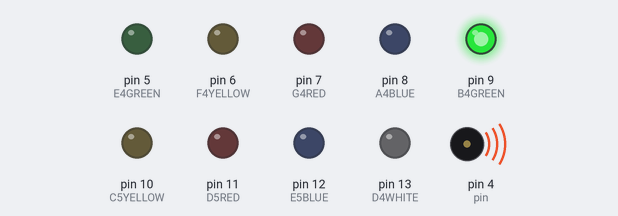
Bench run of a sketch on a simulated Arduino Uno, built with avr-gcc and run on an emulated ATmega328P. On the bench: output pins drawn as LEDs (lit = HIGH), buzzer (waves = sounding).

Above: at 0.6 s.
At 6.6 s:
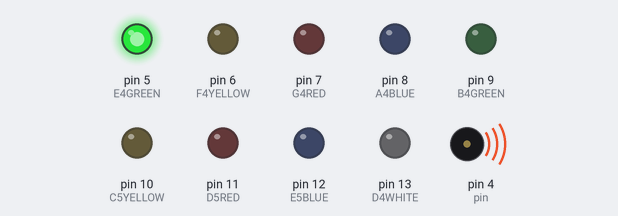
At 10.8 s:
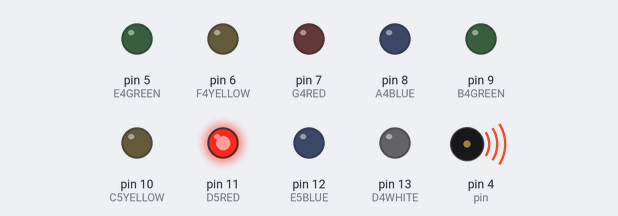
At 18.8 s:
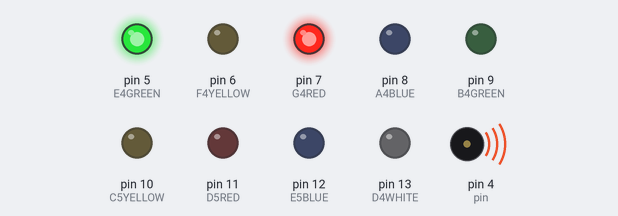
At 24.1 s:
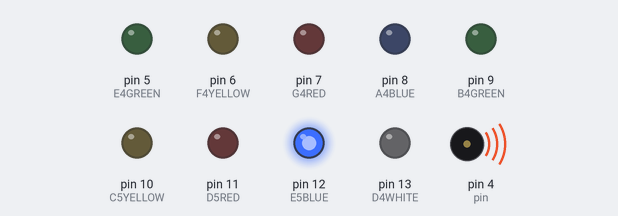
At 25.3 s:
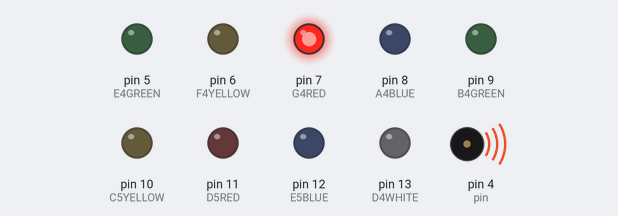
Timing chart, 0 to 40.0 s (numbered marks = the images above):
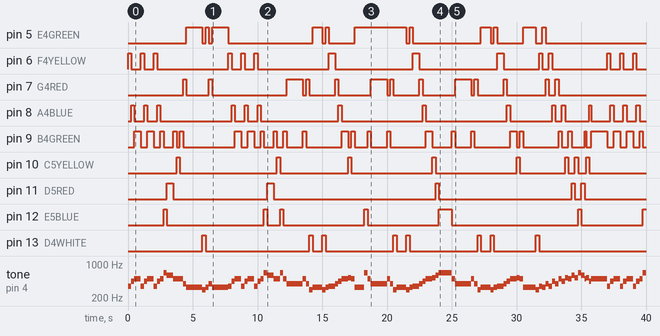

The sketch:

Morgans_Lights.ino
```cpp
#include <pitches.h>

// DEFINE ALL PINS
#define E4GREEN 5
#define F4YELLOW 6
#define G4RED 7
#define A4BLUE 8
#define B4GREEN 9
#define C5YELLOW 10
#define D5RED 11
#define E5BLUE 12
#define D4WHITE 13

int duration = 250; // TEMPO
// SET UP KEY FOR THE SONG
//                0       1           2       3         4       5         6       7       8       9
int melody[] = {NOTE_E4, NOTE_F4, NOTE_G4, NOTE_A4, NOTE_B4, NOTE_C5, NOTE_D5, NOTE_E5, NOTE_F5, NOTE_D4};
int pin = 4; // PIN FOR PASSIVE BUZZER

void setup() {
  //put your setup code here, to run once:
  // SET ALL PINS TO OUTPUT
  pinMode(E4GREEN,OUTPUT);
  pinMode(F4YELLOW, OUTPUT);
  pinMode(G4RED, OUTPUT);
  pinMode(A4BLUE,OUTPUT);
  pinMode(B4GREEN, OUTPUT);
  pinMode(C5YELLOW, OUTPUT);
  pinMode(D5RED,OUTPUT);
  pinMode(E5BLUE, OUTPUT);
  pinMode(D4WHITE, OUTPUT);

  // TURN ON THE FIRST NOTE
  digitalWrite(F4YELLOW, HIGH);
  digitalWrite(E4GREEN, LOW);
  digitalWrite(G4RED, LOW);
  digitalWrite(A4BLUE, LOW);
  digitalWrite(B4GREEN, LOW);
  digitalWrite(C5YELLOW, LOW);
  digitalWrite(D5RED, LOW);
  digitalWrite(E5BLUE, LOW);
  digitalWrite(D4WHITE, LOW);
}

void loop() {
  // put your main code here, to run repeatedly:
  digitalWrite(F4YELLOW, HIGH);
  tone(pin, melody[1], duration);
  delay(duration);
  digitalWrite(F4YELLOW, LOW);
  digitalWrite(A4BLUE, HIGH);
  tone(pin, melody[3], duration);
  delay(duration);
  digitalWrite(A4BLUE, LOW);
  digitalWrite(B4GREEN, HIGH);
  tone(pin, melody[4], duration*2);
  delay(duration*2);
  digitalWrite(B4GREEN, LOW);
  digitalWrite(F4YELLOW, HIGH);
  tone(pin, melody[1], duration);
  delay(duration);
  digitalWrite(F4YELLOW, LOW);
  digitalWrite(A4BLUE, HIGH);
  tone(pin, melody[3], duration);
  delay(duration);
  digitalWrite(A4BLUE, LOW);
  digitalWrite(B4GREEN, HIGH);
  tone(pin, melody[4], duration*2);
  delay(duration*2);
  digitalWrite(B4GREEN, LOW);
  digitalWrite(F4YELLOW, HIGH);
  tone(pin, melody[1], duration);
  delay(duration);
  digitalWrite(F4YELLOW, LOW);
  digitalWrite(A4BLUE, HIGH);
  tone(pin, melody[3], duration);
  delay(duration);
  digitalWrite(A4BLUE, LOW);
  digitalWrite(B4GREEN, HIGH);
  tone(pin, melody[4], duration);
  delay(duration);
  digitalWrite(B4GREEN, LOW);
  digitalWrite(E5BLUE, HIGH);
  tone(pin, melody[7], duration);
  delay(duration);
  digitalWrite(E5BLUE, LOW);
  digitalWrite(D5RED, HIGH);
  tone(pin, melody[6], duration*2);
  delay(duration*2);
  digitalWrite(D5RED, LOW);
  digitalWrite(B4GREEN, HIGH);
  tone(pin, melody[4], duration);
  delay(duration);
  digitalWrite(B4GREEN, LOW);
  digitalWrite(C5YELLOW, HIGH);
  tone(pin, melody[4], duration);
  delay(duration);  // END FIRST 2 MEASURES
  digitalWrite(C5YELLOW, LOW);
  digitalWrite(B4GREEN, HIGH);
  tone(pin, melody[4], duration);
  delay(duration);
  digitalWrite(B4GREEN, LOW);
  digitalWrite(G4RED, HIGH);
  tone(pin, melody[2], duration);
  delay(duration);
  digitalWrite(G4RED, LOW);
  digitalWrite(E4GREEN, HIGH);
  tone(pin, melody[0], duration*5);
  delay(duration*5);
  digitalWrite(E4GREEN, LOW);
  digitalWrite(D4WHITE, HIGH);
  tone(pin, melody[9], duration);
  delay(duration);
  digitalWrite(D4WHITE, LOW);
  digitalWrite(E4GREEN, HIGH);
  tone(pin, melody[0], duration);
  delay(duration);
  digitalWrite(E4GREEN, LOW);
  digitalWrite(G4RED, HIGH);
  tone(pin, melody[2], duration);
  delay(duration);
  digitalWrite(G4RED, LOW);
  digitalWrite(E4GREEN, HIGH);
  tone(pin, melody[0], duration*5);
  delay(duration*5);
  digitalWrite(E4GREEN, LOW);
  digitalWrite(F4YELLOW, HIGH);
  tone(pin, melody[1], duration);
  delay(duration);
  digitalWrite(F4YELLOW, LOW);
  digitalWrite(A4BLUE, HIGH);
  tone(pin, melody[3], duration);
  delay(duration);
  digitalWrite(A4BLUE, LOW);
  digitalWrite(B4GREEN, HIGH);
  tone(pin, melody[4], duration*2);
  delay(duration*2);
  digitalWrite(B4GREEN, LOW);
  digitalWrite(F4YELLOW, HIGH);
  tone(pin, melody[1], duration);
  delay(duration);
  digitalWrite(F4YELLOW, LOW);
  digitalWrite(A4BLUE, HIGH);
  tone(pin, melody[3], duration);
  delay(duration);
  digitalWrite(A4BLUE, LOW);
  digitalWrite(B4GREEN, HIGH);
  tone(pin, melody[4], duration*2);
  delay(duration*2);
  digitalWrite(B4GREEN, LOW);
  digitalWrite(F4YELLOW, HIGH);
  tone(pin, melody[1], duration);
  delay(duration);
  digitalWrite(F4YELLOW, LOW);
  digitalWrite(A4BLUE, HIGH);
  tone(pin, melody[3], duration);
  delay(duration);
  digitalWrite(A4BLUE, LOW);
  digitalWrite(B4GREEN, HIGH);
  tone(pin, melody[4], duration);
  delay(duration);
  digitalWrite(B4GREEN, LOW);
  digitalWrite(E5BLUE, HIGH);
  tone(pin, melody[7], duration);
  delay(duration);
  digitalWrite(E5BLUE, LOW);
  digitalWrite(D5RED, HIGH);
  tone(pin, melody[6], duration*2);
  delay(duration*2);
  digitalWrite(D5RED, LOW);
  digitalWrite(B4GREEN, HIGH);
  tone(pin, melody[4], duration);
  delay(duration);
  digitalWrite(B4GREEN, LOW);
  digitalWrite(C5YELLOW, HIGH);
  tone(pin, melody[4], duration);
  delay(duration); // END FIRST 2 MEASURES THE SECOND TIME
  digitalWrite(C5YELLOW, LOW);
  digitalWrite(E5BLUE, HIGH);
  tone(pin, melody[7], duration);
  delay(duration);
  digitalWrite(E5BLUE, LOW);
  digitalWrite(B4GREEN, HIGH);
  tone(pin, melody[4], duration);
  delay(duration);
  digitalWrite(B4GREEN, LOW);
  digitalWrite(G4RED, HIGH);
  tone(pin, melody[2], duration*5);
  delay(duration*5);
  digitalWrite(G4RED, LOW);
  digitalWrite(B4GREEN, HIGH);
  tone(pin, melody[4], duration);
  delay(duration);
  digitalWrite(B4GREEN, LOW);
  digitalWrite(G4RED, HIGH);
  tone(pin, melody[2], duration);
  delay(duration);
  digitalWrite(G4RED, LOW);
  digitalWrite(D4WHITE, HIGH);
  tone(pin, melody[9], duration);
  delay(duration);
  digitalWrite(D4WHITE, LOW);
  digitalWrite(E4GREEN, HIGH);
  tone(pin, melody[0], duration*3);
  delay(duration*3); // END FIRST VERSE
  digitalWrite(E4GREEN, LOW);
  digitalWrite(D4WHITE, HIGH);
  tone(pin, melody[9], duration);
  delay(duration);
  digitalWrite(D4WHITE, LOW);
  digitalWrite(E4GREEN, HIGH);
  tone(pin, melody[0], duration);
  delay(duration);
  digitalWrite(E4GREEN, LOW);
  digitalWrite(F4YELLOW, HIGH);
  tone(pin, melody[1], duration*2);
  delay(duration*2);
  digitalWrite(F4YELLOW, LOW);
  digitalWrite(G4RED, HIGH);
  tone(pin, melody[2], duration);
  delay(duration);
  digitalWrite(G4RED, LOW);
  digitalWrite(A4BLUE, HIGH);
  tone(pin, melody[3], duration);
  delay(duration);
  digitalWrite(A4BLUE, LOW);
  digitalWrite(B4GREEN, HIGH);
  tone(pin, melody[4], duration*2);
  delay(duration*2);
  digitalWrite(B4GREEN, LOW);
  digitalWrite(C5YELLOW, HIGH);
  tone(pin, melody[5], duration);
  delay(duration);
  digitalWrite(C5YELLOW, LOW);
  digitalWrite(B4GREEN, HIGH);
  tone(pin, melody[4], duration);
  delay(duration);
  digitalWrite(B4GREEN, LOW);
  digitalWrite(E4GREEN, HIGH);
  tone(pin, melody[0], duration*3);
  delay(duration*3); // END SECOND REPEATED PART
  digitalWrite(C5YELLOW, LOW);
  digitalWrite(E5BLUE, HIGH);
  tone(pin, melody[7], duration);
  delay(duration);
  digitalWrite(E5BLUE, LOW);
  digitalWrite(B4GREEN, HIGH);
  tone(pin, melody[4], duration);
  delay(duration);
  digitalWrite(B4GREEN, LOW);
  digitalWrite(G4RED, HIGH);
  tone(pin, melody[2], duration*5);
  delay(duration*5);
  digitalWrite(G4RED, LOW);
  digitalWrite(B4GREEN, HIGH);
  tone(pin, melody[4], duration);
  delay(duration);
  digitalWrite(B4GREEN, LOW);
  digitalWrite(G4RED, HIGH);
  tone(pin, melody[2], duration);
  delay(duration);
  digitalWrite(G4RED, LOW);
  digitalWrite(D4WHITE, HIGH);
  tone(pin, melody[9], duration);
  delay(duration);
  digitalWrite(D4WHITE, LOW);
  digitalWrite(E4GREEN, HIGH);
  tone(pin, melody[0], duration*3);
  delay(duration*3); // END FIRST VERSE
  digitalWrite(E4GREEN, LOW);
  digitalWrite(D4WHITE, HIGH);
  tone(pin, melody[9], duration);
  delay(duration);
  digitalWrite(D4WHITE, LOW);
  digitalWrite(E4GREEN, HIGH);
  tone(pin, melody[0], duration);
  delay(duration);
  digitalWrite(E4GREEN, LOW);
  digitalWrite(F4YELLOW, HIGH);
  tone(pin, melody[1], duration*2);
  delay(duration*2);
  digitalWrite(F4YELLOW, LOW);
  digitalWrite(G4RED, HIGH);
  tone(pin, melody[2], duration);
  delay(duration);
  digitalWrite(G4RED, LOW);
  digitalWrite(A4BLUE, HIGH);
  tone(pin, melody[3], duration);
  delay(duration);
  digitalWrite(A4BLUE, LOW);
  digitalWrite(B4GREEN, HIGH);
  tone(pin, melody[4], duration*2);
  delay(duration*2);
  digitalWrite(B4GREEN, LOW);
  digitalWrite(C5YELLOW, HIGH);
  tone(pin, melody[5], duration);
  delay(duration);
  digitalWrite(C5YELLOW, LOW);
  digitalWrite(D5RED, HIGH);
  tone(pin, melody[6], duration);
  delay(duration);
  digitalWrite(D5RED, LOW);
  digitalWrite(E5BLUE, HIGH);
  tone(pin, melody[7], duration*3);
  delay(duration*3);
  digitalWrite(C5YELLOW, LOW);
  digitalWrite(E5BLUE, HIGH);
  tone(pin, melody[7], duration);
  delay(duration);
  digitalWrite(E5BLUE, LOW);
  digitalWrite(B4GREEN, HIGH);
  tone(pin, melody[4], duration);
  delay(duration);
  digitalWrite(B4GREEN, LOW);
  digitalWrite(G4RED, HIGH);
  tone(pin, melody[2], duration*5);
  delay(duration*5);
  digitalWrite(G4RED, LOW);
  digitalWrite(B4GREEN, HIGH);
  tone(pin, melody[4], duration);
  delay(duration);
  digitalWrite(B4GREEN, LOW);
  digitalWrite(G4RED, HIGH);
  tone(pin, melody[2], duration);
  delay(duration);
  digitalWrite(G4RED, LOW);
  digitalWrite(D4WHITE, HIGH);
  tone(pin, melody[9], duration);
  delay(duration);
  digitalWrite(D4WHITE, LOW);
  digitalWrite(E4GREEN, HIGH);
  tone(pin, melody[0], duration*3);
  delay(duration*3); // END FIRST VERSE
  digitalWrite(E4GREEN, LOW);
  digitalWrite(D4WHITE, HIGH);
  tone(pin, melody[9], duration);
  delay(duration);
  digitalWrite(D4WHITE, LOW);
  digitalWrite(E4GREEN, HIGH);
  tone(pin, melody[0], duration);
  delay(duration);
  digitalWrite(E4GREEN, LOW);
  digitalWrite(F4YELLOW, HIGH);
  tone(pin, melody[1], duration*2);
  delay(duration*2);
  digitalWrite(F4YELLOW, LOW);
  digitalWrite(G4RED, HIGH);
  tone(pin, melody[2], duration);
  delay(duration);
  digitalWrite(G4RED, LOW);
  digitalWrite(A4BLUE, HIGH);
  tone(pin, melody[3], duration);
  delay(duration);
  digitalWrite(A4BLUE, LOW);
  digitalWrite(B4GREEN, HIGH);
  tone(pin, melody[4], duration*2);
  delay(duration*2);
  digitalWrite(B4GREEN, LOW);
  digitalWrite(C5YELLOW, HIGH);
  tone(pin, melody[5], duration);
  delay(duration);
  digitalWrite(C5YELLOW, LOW);
  digitalWrite(B4GREEN, HIGH);
  tone(pin, melody[4], duration);
  delay(duration);
  digitalWrite(B4GREEN, LOW);
  digitalWrite(E4GREEN, HIGH);
  tone(pin, melody[0], duration*3);
  delay(duration*3); // END SECOND REPEATED PART
  digitalWrite(E4GREEN, LOW);
  digitalWrite(E4GREEN, HIGH);
  tone(pin, melody[0], duration);
  delay(duration);
  digitalWrite(E4GREEN, LOW);
  digitalWrite(D4WHITE, HIGH);
  tone(pin, melody[9], duration);
  delay(duration);
  digitalWrite(D4WHITE, LOW);
  digitalWrite(F4YELLOW, HIGH);
  tone(pin, melody[1], duration);
  delay(duration);
  digitalWrite(F4YELLOW, LOW);
  digitalWrite(E4GREEN, HIGH);
  tone(pin, melody[0], duration);
  delay(duration);
  digitalWrite(E4GREEN, LOW);
  digitalWrite(G4RED, HIGH);
  tone(pin, melody[2], duration);
  delay(duration);
  digitalWrite(G4RED, LOW);
  digitalWrite(F4YELLOW, HIGH);
  tone(pin, melody[1], duration);
  delay(duration);
  digitalWrite(F4YELLOW, LOW);
  digitalWrite(A4BLUE, HIGH);
  tone(pin, melody[3], duration);
  delay(duration);
  digitalWrite(A4BLUE, LOW);
  digitalWrite(G4RED, HIGH);
  tone(pin, melody[2], duration);
  delay(duration);
  digitalWrite(G4RED, LOW);
  digitalWrite(B4GREEN, HIGH);
  tone(pin, melody[4], duration);
  delay(duration);
  digitalWrite(B4GREEN, LOW);
  digitalWrite(A4BLUE, HIGH);
  tone(pin, melody[3], duration);
  delay(duration);
  digitalWrite(A4BLUE, LOW);
  digitalWrite(C5YELLOW, HIGH);
  tone(pin, melody[5], duration);
  delay(duration);
  digitalWrite(C5YELLOW, LOW);
  digitalWrite(B4GREEN, HIGH);
  tone(pin, melody[4], duration);
  delay(duration);
  digitalWrite(B4GREEN, LOW);
  digitalWrite(D5RED, HIGH);
  tone(pin, melody[6], duration);
  delay(duration);
  digitalWrite(D5RED, LOW);
  digitalWrite(C5YELLOW, HIGH);
  tone(pin, melody[5], duration);
  delay(duration);
  digitalWrite(C5YELLOW, LOW);
  digitalWrite(E5BLUE, HIGH);
  tone(pin, melody[7], duration);
  delay(duration);
  digitalWrite(E5BLUE, LOW);
  digitalWrite(D5RED, HIGH);
  tone(pin, melody[6], duration);
  delay(duration);
  digitalWrite(D5RED, LOW);
  digitalWrite(B4GREEN, HIGH);
  tone(pin, melody[4], duration/2);
  delay(duration/2);
  digitalWrite(B4GREEN, LOW);
  digitalWrite(C5YELLOW, HIGH);
  tone(pin, melody[5], duration/2 + duration);
  delay(duration);
  digitalWrite(C5YELLOW, LOW);
  digitalWrite(A4BLUE, HIGH);
  tone(pin, melody[3], duration/2);
  delay(duration/2);
  digitalWrite(A4BLUE, LOW);
  digitalWrite(B4GREEN, HIGH);
  tone(pin, melody[4], duration/2 + duration);
  delay(duration);
  digitalWrite(B4GREEN, LOW);
  digitalWrite(B4GREEN, HIGH);
  tone(pin, melody[4], duration*4);
  delay(duration*4);
  digitalWrite(B4GREEN, LOW);

}
```

Measured:
- by itself, pin 5 (E4GREEN): LOW → HIGH at 4.5 s, → LOW 1.3 s later, → HIGH 0.25 s later, → LOW 0.25 s later, … (22 changes in this stretch)
- by itself, pin 6 (F4YELLOW): HIGH → LOW at 0.25 s, → HIGH 0.75 s later, → LOW 0.25 s later, → HIGH 0.75 s later, … (27 changes in this stretch)
- by itself, pin 7 (G4RED): LOW → HIGH at 4.3 s, → LOW 0.25 s later, → HIGH 1.8 s later, → LOW 0.25 s later, … (26 changes in this stretch)
- by itself, pin 8 (A4BLUE): LOW → HIGH at 0.25 s, → LOW 0.25 s later, → HIGH 0.75 s later, → LOW 0.25 s later, … (30 changes in this stretch)
- by itself, pin 9 (B4GREEN): LOW → HIGH at 0.50 s, → LOW 0.50 s later, → HIGH 0.50 s later, → LOW 0.50 s later, … (54 changes in this stretch)
- by itself, pin 10 (C5YELLOW): LOW → HIGH at 3.8 s, → LOW 0.25 s later, → HIGH 7.5 s later, → LOW 0.25 s later, … (16 changes in this stretch)
- by itself, pin 11 (D5RED): LOW → HIGH at 3.0 s, → LOW 0.50 s later, → HIGH 7.3 s later, → LOW 0.50 s later, … (10 changes in this stretch)
- by itself, pin 12 (E5BLUE): LOW → HIGH at 2.8 s, → LOW 0.25 s later, → HIGH 7.5 s later, → LOW 0.25 s later, … (13 changes in this stretch)
